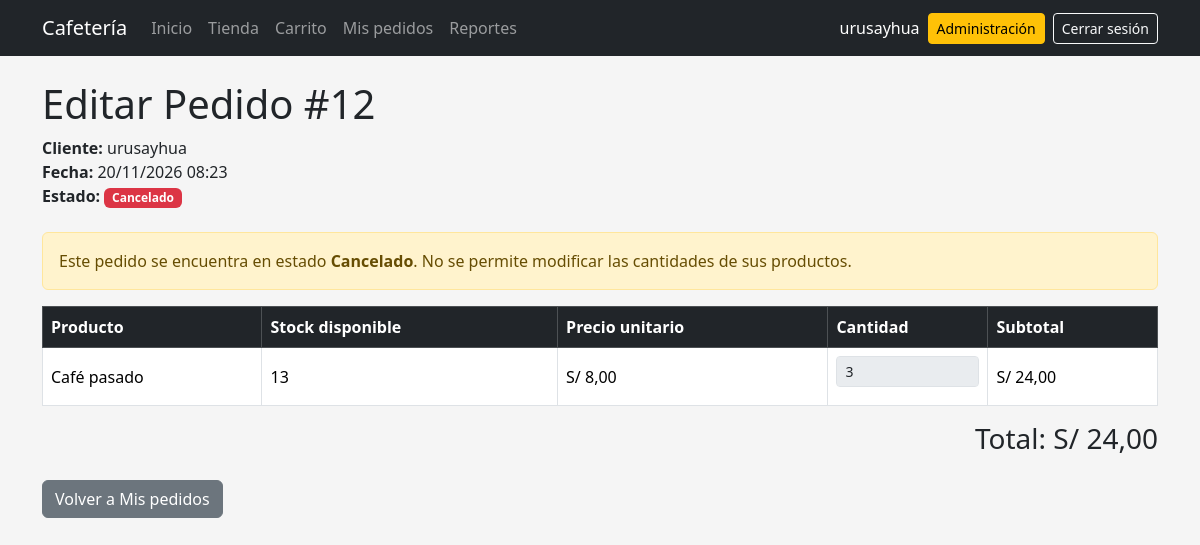
Screenshot of /pedido/12/editar/ (signed in) with the database file from the repository.
### pedidos/models.py (models this page shows, shortened)
class Pedido(models.Model):
    class Estado(models.TextChoices):
        PENDIENTE = "PENDIENTE", "Pendiente"
        PREPARACION = "PREPARACION", "En preparación"
        ATENDIDO = "ATENDIDO", "Atendido"
        CANCELADO = "CANCELADO", "Cancelado"
    TRANSICIONES_VALIDAS = {
        Estado.PENDIENTE: [Estado.PREPARACION, Estado.CANCELADO],
        Estado.PREPARACION: [Estado.ATENDIDO, Estado.CANCELADO],
        Estado.ATENDIDO: [],
        Estado.CANCELADO: [],
    }
    usuario = models.ForeignKey(
        settings.AUTH_USER_MODEL,
        on_delete=models.CASCADE,
        related_name="pedidos",
    )
    fecha = models.DateTimeField(auto_now_add=True)
    total = models.DecimalField(
        max_digits=10,
        decimal_places=2,
        default=0,
    )
    estado = models.CharField(
        max_length=20,
        choices=Estado.choices,
        default=Estado.PENDIENTE,
    )
    stock_devuelto = models.BooleanField(default=False)
    class Meta:
        ordering = ["-fecha"]

class DetallePedido(models.Model):
    pedido = models.ForeignKey(
        Pedido,
        on_delete=models.CASCADE,
        related_name="detalles",
    )
    producto = models.ForeignKey(
        Producto,
        on_delete=models.CASCADE,
        related_name="detalles_pedido",
    )
    cantidad = models.PositiveIntegerField(
        default=1
    )
    precio_unitario = models.DecimalField(
        max_digits=8,
        decimal_places=2,
        default=0,
    )
    @property
    def subtotal(self):
        return self.precio_unitario * self.cantidad
    class Meta:
        verbose_name = "Detalle de pedido"
        verbose_name_plural = "Detalles de pedido"

class Producto(models.Model):
    nombre = models.CharField(max_length=100)
    descripcion = models.TextField(blank=True)
    categoria = models.ForeignKey(
        Categoria,
        on_delete=models.SET_NULL,
        null=True,
        blank=True,
        related_name="productos",
    )
    precio = models.DecimalField(
        max_digits=8,
        decimal_places=2,
    )
    stock = models.PositiveIntegerField(default=0)
    imagen = models.ImageField(
        upload_to="productos/",
        blank=True,
    )
    activo = models.BooleanField(default=True)
    class Meta:
        ordering = ["nombre"]

### pedidos/views.py (the view, shortened to what this page needs)
@login_required
def editar_pedido(request, pedido_id):
    if not request.user.is_staff:
        raise PermissionDenied
    pedido = get_object_or_404(
        Pedido,
        id=pedido_id,
    )
    detalles = (
        pedido.detalles
        .select_related("producto")
        .all()
    )
    return render(
        request,
        "pedidos/editar.html",
        {
            "pedido": pedido,
            "detalles": detalles,
        },
    )

### pedidos/templates/pedidos/editar.html (shortened to what this page needs)
{% extends "base.html" %}
{% block content %}
<h1>
    Editar Pedido #{{ pedido.id }}
</h1>
<div class="mb-4">
    <strong>
        Cliente:
    </strong>
    {{ pedido.usuario.username }}
    <br>
    <strong>
        Fecha:
    </strong>
    {{ pedido.fecha|date:"d/m/Y H:i" }}
    <br>
    <strong>
        Estado:
    </strong>
    {% include "pedidos/_estado_badge.html" with pedido=pedido %}
</div>
{% if pedido.estado != "PENDIENTE" %}
<div class="alert alert-warning">
    Este pedido se encuentra en estado
    <strong>{{ pedido.get_estado_display }}</strong>.
    No se permite modificar las cantidades de sus productos.
</div>
{% endif %}
<form method="POST">
    <div class="table-responsive">
        <table class="table table-bordered align-middle">
            <thead class="table-dark">
                <tr>
                    <th>
                        Producto
                    </th>
                    <th>
                        Stock disponible
                    </th>
                    <th>
                        Precio unitario
                    </th>
                    <th style="width: 160px;">
                        Cantidad
                    </th>
                    <th>
                        Subtotal
                    </th>
                </tr>
            </thead>
            <tbody>
                {% for detalle in detalles %}
                <tr>
                    <td>
                        {{ detalle.producto.nombre }}
                    </td>
                    <td>
                        {{ detalle.producto.stock }}
                    </td>
                    <td>
                        S/ {{ detalle.precio_unitario }}
                    </td>
                    <td>
                        <input
                            type="number"
                            name="cantidad_{{ detalle.id }}"
                            value="{{ detalle.cantidad }}"
                            min="1"
                            class="form-control form-control-sm"
                            {% if pedido.estado != "PENDIENTE" %}disabled{% endif %}
                        >
                    </td>
                    <td>
                        S/ {{ detalle.subtotal }}
                    </td>
                </tr>
                {% empty %}
                <tr>
                    <td colspan="5" class="text-center">
                        No existen productos en este pedido.
                    </td>
                </tr>
                {% endfor %}
            </tbody>
        </table>
    </div>
    <div class="text-end mb-4">
        <h3>
            Total: S/ {{ pedido.total }}
        </h3>
    </div>
    <div class="d-flex gap-2">
        <a
            href="{% url 'mis_pedidos' %}"
            class="btn btn-secondary"
        >
            Volver a Mis pedidos
        </a>
    </div>
</form>
{% endblock %}

### pedidos/templates/base.html (shortened to what this page needs)
{% load static %}
<!DOCTYPE html>
<html lang="es">
<head>
    <link
        href="https://cdn.jsdelivr.net/npm/bootstrap@5.3.3/dist/css/bootstrap.min.css"
        rel="stylesheet"
    >
    <link
        rel="stylesheet"
        href="{% static 'css/base.css' %}"
    >
</head>
<body>
{% if user.is_authenticated %}
<nav
    class="navbar navbar-expand-lg bg-dark"
    data-bs-theme="dark"
>
    <div class="container">
        <a
            class="navbar-brand"
            href="{% url 'inicio' %}"
        >
            Cafetería
        </a>
        <div
            class="collapse navbar-collapse"
            id="menuPrincipal"
        >
            <div class="navbar-nav me-auto">
                <a
                    class="nav-link"
                    href="{% url 'inicio' %}"
                >
                    Inicio
                </a>
                <a
                    class="nav-link"
                    href="{% url 'tienda' %}"
                >
                    Tienda
                </a>
                <a
                    class="nav-link"
                    href="{% url 'ver_carrito' %}"
                >
                    Carrito
                </a>
                <a
                    class="nav-link"
                    href="{% url 'mis_pedidos' %}"
                >
                    Mis pedidos
                </a>
                {% if user.is_staff %}
                <a
                    class="nav-link"
                    href="{% url 'reportes' %}"
                >
                    Reportes
                </a>
                {% endif %}
            </div>
            <div
                class="d-flex align-items-center gap-2"
            >
                <span
                    class="navbar-text text-white"
                >
                    {{ user.username }}
                </span>
                {% if user.is_staff %}
                <a
                    href="{% url 'admin:index' %}"
                    class="btn btn-warning btn-sm"
                >
                    Administración
                </a>
                {% endif %}
                <form
                    method="post"
                    action="{% url 'logout' %}"
                    class="m-0"
                >
                    <button
                        type="submit"
                        class="btn btn-outline-light btn-sm"
                    >
                        Cerrar sesión
                    </button>
                </form>
            </div>
        </div>
    </div>
</nav>
{% endif %}
<main class="container py-4">
    {% block content %}
    {% endblock %}
</main>
</body>
</html>

### static/css/base.css (style rules this page uses)
body { background-color: #f4f4f4; }
form input, form select, form textarea { width: 100%; padding: 8px; margin-bottom: 10px; }
.navbar form { width: auto; }
.navbar form button { width: auto; }
body { background-color: #f5f5f5; }

### rows the page displays
Pedido: id "12", usuario.username "urusayhua", fecha "20/11/2026 08:23", estado "Cancelado", total "24,00"
DetallePedido: producto.nombre "Café pasado", producto.stock "13", precio_unitario "8,00", cantidad "3", subtotal "24,00"

### other values shown
{{ user.username }} "urusayhua"
